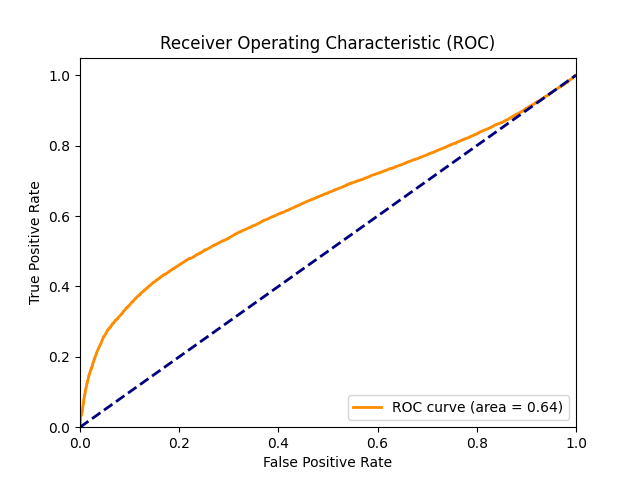

Generate this figure with Python:
import torch
import matplotlib.pyplot as plt
import torch

from flair.data import Corpus
from flair.models import TextClassifier
from flair.datasets import CSVClassificationCorpus
from pathlib import Path
from sklearn.metrics import roc_curve, auc
from sklearn.metrics import precision_recall_curve, PrecisionRecallDisplay
from torch.nn.functional import softmax
from flair_util import get_corpus
from torch.nn.utils.rnn import pad_sequence
from torch.utils.data import DataLoader

path = "datasets/Corpus/"
dataset_indicator = "Corpus"
corpus: Corpus = get_corpus(path, dataset_indicator)
test_sentences = list(corpus.test)

classifier = TextClassifier.load("path")
classifier.eval()

def embed_sentences(batch_sentences):
    classifier.embeddings.embed(batch_sentences)
    return [sentence.embedding for sentence in batch_sentences]

def create_data_loader(test_sentences, batch_size):
    data_loader = DataLoader(test_sentences, batch_size=batch_size, collate_fn=lambda x: x)
    return data_loader

batch_size = 16  
test_data_loader = create_data_loader(test_sentences, batch_size)

labels, probabilities = [], []
for sentence in test_sentences:
    if sentence.text.strip() == '':
        print("Warning: Skipping an empty sentence.")
        continue
    
    classifier.predict(sentence)
    
    label_dict = sentence.labels[0].to_dict()
    if 'confidence' in label_dict:
        probabilities.append(label_dict['confidence'])  # Probability of the positive class
        labels.append(label_dict['value'])  # The actual label
    else:
        print(f"Warning: Could not make a prediction for sentence: '{sentence.text}'.")

fpr, tpr, _ = roc_curve(labels, probabilities, pos_label='predator')
roc_auc = auc(fpr, tpr)

# Plot ROC curve
plt.figure()
lw = 2
plt.plot(fpr, tpr, color='darkorange', lw=lw, label='ROC curve (area = %0.2f)' % roc_auc)
plt.plot([0, 1], [0, 1], color='navy', lw=lw, linestyle='--')
plt.xlim([0.0, 1.0])
plt.ylim([0.0, 1.05])
plt.xlabel('False Positive Rate')
plt.ylabel('True Positive Rate')
plt.title('Receiver Operating Characteristic (ROC)')
plt.legend(loc="lower right")
plt.savefig('roc_curve.png')
plt.show()

precision, recall, _ = precision_recall_curve(labels, probabilities, pos_label='predator')

# Plot the Precision-Recall curve
plt.figure()
disp = PrecisionRecallDisplay(precision=precision, recall=recall)
disp.plot()
plt.title('Precision Recall curve')
plt.savefig('precision_recall_curve.png')
plt.show()